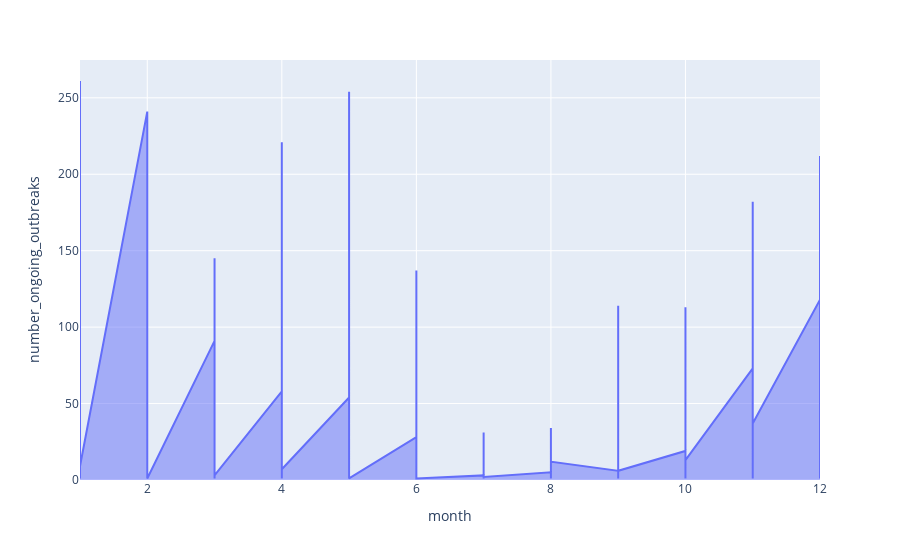

Notebook code for this chart:
### Code cell
fig = px.area(df, x="month", y="number_ongoing_outbreaks")
fig.show()

### Figure 1 — Plotly figure (JSON) as saved in the notebook; plotly's stock layout.template omitted (floating-point values rounded to 4 significant figures; data arrays with more than 128 entries replaced by an {"elided": "..."} marker saying what was removed)
{"data": [{"hovertemplate": "month=%{x}<br>number_ongoing_outbreaks=%{y}<extra></extra>", "legendgroup": "", "line": {"color": "#636efa"}, "marker": {"symbol": "circle"}, "mode": "lines", "name": "", "orientation": "v", "showlegend": false, "stackgroup": "1", "type": "scatter", "x": {"elided": "8923 int values"}, "xaxis": "x", "y": {"elided": "8923 int values"}, "yaxis": "y"}], "layout": {"legend": {"tracegroupgap": 0}, "margin": {"t": 60}, "xaxis": {"anchor": "y", "domain": [0, 1], "title": {"text": "month"}}, "yaxis": {"anchor": "x", "domain": [0, 1], "title": {"text": "number_ongoing_outbreaks"}}}}
